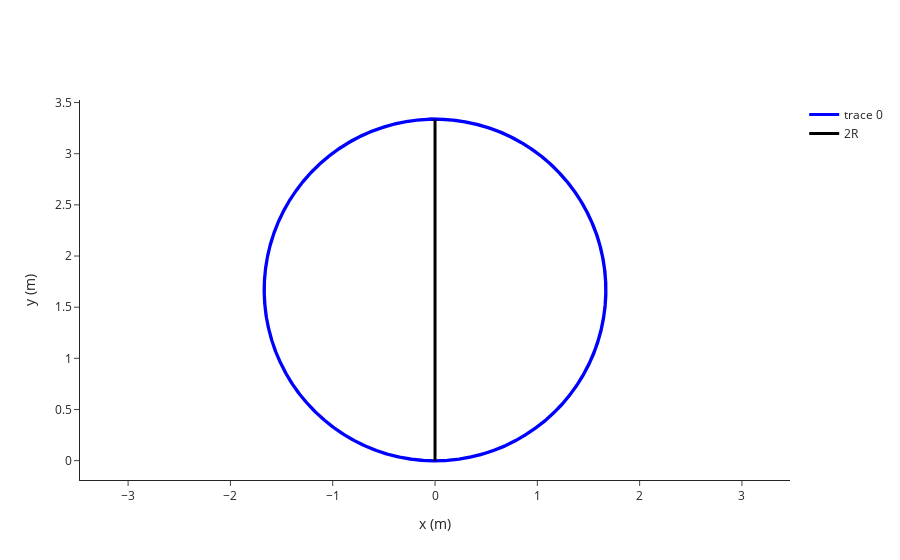

Notebook code for this chart:
### Code cell
fig.add_trace( go.Scatter(x=[0,0], y=[0,2*np.abs(R)], mode='lines', line_width=3, line_color="black", name='2R'))
fig.show()

### Figure 1 — Plotly figure (JSON) as saved in the notebook; plotly's stock layout.template omitted (floating-point values rounded to 4 significant figures; data arrays with more than 128 entries replaced by an {"elided": "..."} marker saying what was removed)
{"data": [{"line": {"color": "blue", "width": 3}, "mode": "lines", "type": "scatter", "x": {"elided": "500 float values"}, "y": {"elided": "500 float values"}}, {"line": {"color": "black", "width": 3}, "mode": "lines", "name": "2R", "type": "scatter", "x": [0, 0], "y": [0, 3.336]}], "layout": {"xaxis": {"title": {"text": "x (m)"}}, "yaxis": {"scaleanchor": "x", "scaleratio": 1, "title": {"text": "y (m)"}}}}
